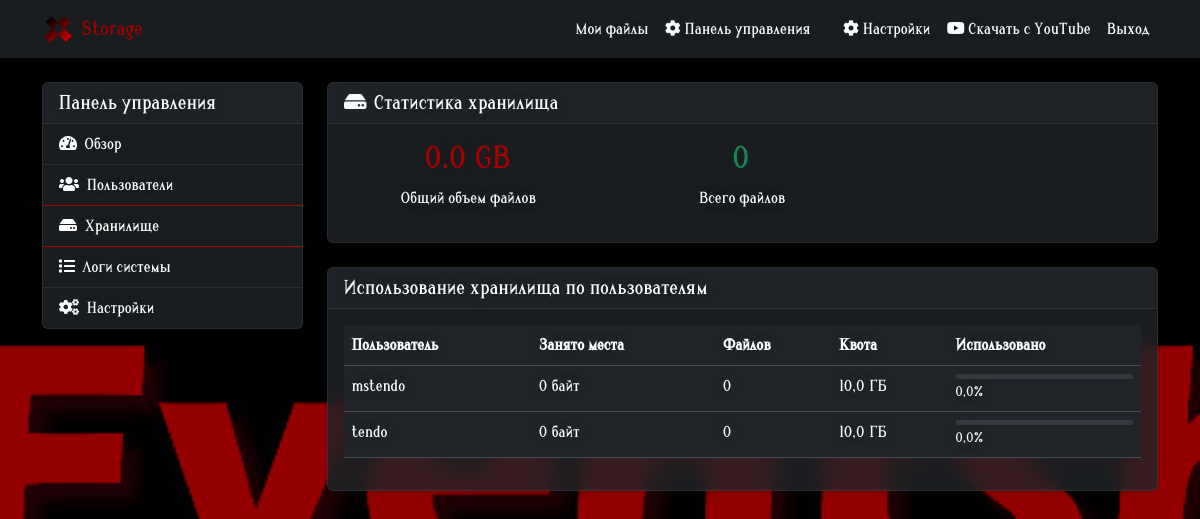
The page /esadmin/storage/ (signed in) on the database its author committed.
### eventshock_auth/models.py (models this page shows, shortened)
class SystemSettings(models.Model):
    site_name = models.CharField(max_length=100, default='eStorage')
    site_logo = models.ImageField(upload_to='system/logo/', null=True, blank=True)
    site_name_color = models.CharField(max_length=7, default='#ffffff', help_text='HEX color code')
    class Meta:
        verbose_name = 'System Settings'
        verbose_name_plural = 'System Settings'
    @classmethod
    def get_settings(cls):
        settings, _ = cls.objects.get_or_create(pk=1)
        return settings

class UserProfile(models.Model):
    user = models.OneToOneField(User, on_delete=models.CASCADE)
    is_oauth_user = models.BooleanField(default=False)
    avatar = models.ImageField(upload_to='avatars/', null=True, blank=True)
    theme = models.CharField(max_length=20, choices=[
        ('light', 'Светлая'),
        ('dark', 'Темная'),
        ('auto', 'Системная')
    ], default='light')
    language = models.CharField(max_length=2, default='ru', choices=[
        ('ru', 'Русский'),
        ('en', 'English'),
        ('ja', '日本語')
    ])
    developer_mode = models.BooleanField(default=False)
    storage_quota = models.BigIntegerField(default=10737418240)  # 10 GB в айтах
    background_image = models.ImageField(upload_to='backgrounds/', null=True, blank=True)
    accent_color = models.CharField(max_length=7, default='#0d6efd',  # Bootstrap primary color
                                  help_text='HEX color code')
    navbar_opacity = models.FloatField(default=1.0)  # Прозрачность навбара
    container_opacity = models.FloatField(default=1.0)  # Прозрачность контейнера
    navbar_color = models.CharField(max_length=7, default='#212529')  # Цвет навбара
    container_color = models.CharField(max_length=7, default='#f8f9fa')  # Цвет контейнеров
    custom_text_color = models.BooleanField(default=False)
    text_color = models.CharField(max_length=7, default='#000000',
                                help_text='HEX color code')
    custom_font = models.FileField(
        upload_to='fonts/',
        null=True,
        blank=True,
        help_text='Поддерживаемые форматы: .ttf, .otf, .woff, .woff2'
    )
    font_family_name = models.CharField(
        max_length=100,
        null=True,
        blank=True,
        help_text='Название шрифта для CSS'
    )
    font_format = models.CharField(
        max_length=20,
        null=True,
        blank=True,
        help_text='Формат шрифта для CSS (truetype, opentype, woff, woff2)'
    )
    def get_used_storage(self):
        from django.db.models import Sum
        from storage.models import UserFile
        total = UserFile.objects.filter(user=self.user).aggregate(
            total=Sum('file_size'))['total'] or 0
        return total
    def get_storage_percent(self):
        used = self.get_used_storage()
        return min(round((used / self.storage_quota) * 100, 1), 100)
    def accent_color_rgb(self):
        color = self.accent_color.lstrip('#')
        return f"{int(color[:2], 16)}, {int(color[2:4], 16)}, {int(color[4:], 16)}"
    def accent_color_darker(self):
        color = self.accent_color.lstrip('#')
        r = max(int(color[:2], 16) - 30, 0)
        g = max(int(color[2:4], 16) - 30, 0)
        b = max(int(color[4:], 16) - 30, 0)
        return f"#{r:02x}{g:02x}{b:02x}"

### eventshock_auth/admin/views.py (the view)
# urls.py: path('storage/', views.storage_stats, name='storage_stats'),
@user_passes_test(is_superuser)
def storage_stats(request):
    total_storage = UserFile.objects.aggregate(total=Sum('file_size'))['total'] or 0
    total_files = UserFile.objects.count()
    users_storage = User.objects.annotate(
        storage_used=Sum('userfile__file_size'),
        files_count=Count('userfile')
    ).order_by('-storage_used')
    context = {
        'active_tab': 'storage',
        'total_storage': f"{total_storage / (1024*1024*1024):.1f} GB",
        'total_files': total_files,
        'users_storage': users_storage
    }
    return render(request, 'eventshock_auth/admin/storage_stats.html', context)

### eventshock_auth/admin/views.py (called while the page is built)
def is_superuser(user):
    return user.is_superuser

### utils/context_processors.py (called while the page is built)
def language_processor(request):
    current_lang = request.LANGUAGE_CODE
    languages = get_available_languages()
    translations = load_language(current_lang)
    return {
        'available_languages': languages,
        'current_language': current_lang,
        't': translations['translations']  # Для удобного доступа к переводам в шаблонах
    }

def system_settings(request):
    return {
        'system_settings': SystemSettings.get_settings()
    }

### utils/localization.py (called while the page is built)
def load_language(lang_code):
    lang_file = os.path.join(settings.BASE_DIR, 'lang', f'{lang_code}.json')
    try:
        with open(lang_file, 'r', encoding='utf-8') as f:
            return json.load(f)
    except FileNotFoundError:
        with open(os.path.join(settings.BASE_DIR, 'lang', 'en.json'), 'r', encoding='utf-8') as f:
            return json.load(f)

def get_available_languages():
    lang_dir = os.path.join(settings.BASE_DIR, 'lang')
    languages = []
    for file in os.listdir(lang_dir):
        if file.endswith('.json'):
            with open(os.path.join(lang_dir, file), 'r', encoding='utf-8') as f:
                lang_data = json.load(f)
                languages.append({
                    'id': lang_data['id'],
                    'name': lang_data['name']
                })
    return languages

### templates/eventshock_auth/admin/storage_stats.html (shortened to what this page needs)
{% extends 'eventshock_auth/admin/base.html' %}
{% block admin_content %}
<div class="card mb-4">
    <div class="card-header">
        <h5 class="mb-0"><i class="fas fa-hdd me-2"></i>Статистика хранилища</h5>
    </div>
    <div class="card-body">
        <div class="row">
            <div class="col-md-4">
                <div class="text-center">
                    <h2 class="text-primary">{{ total_storage }}</h2>
                    <p class="text-muted">Общий объем файлов</p>
                </div>
            </div>
            <div class="col-md-4">
                <div class="text-center">
                    <h2 class="text-success">{{ total_files }}</h2>
                    <p class="text-muted">Всего файлов</p>
                </div>
            </div>
        </div>
    </div>
</div>
<div class="card">
    <div class="card-header">
        <h5 class="mb-0">Использование хранилища по пользователям</h5>
    </div>
    <div class="card-body">
        <div class="table-responsive">
            <table class="table">
                <thead>
                    <tr>
                        <th>Пользователь</th>
                        <th>Занято места</th>
                        <th>Файлов</th>
                        <th>Квота</th>
                        <th>Использовано</th>
                    </tr>
                </thead>
                <tbody>
                    {% for user in users_storage %}
                    <tr>
                        <td>{{ user.username }}</td>
                        <td>{{ user.storage_used|filesizeformat }}</td>
                        <td>{{ user.files_count }}</td>
                        <td>{{ user.userprofile.storage_quota|filesizeformat }}</td>
                        <td>
                            <div class="progress" style="height: 5px;">
                            </div>
                            <small class="text-muted">{{ user.userprofile.get_storage_percent }}%</small>
                        </td>
                    </tr>
                    {% endfor %}
                </tbody>
            </table>
        </div>
    </div>
</div>
{% endblock %}

### templates/base.html (shortened to what this page needs)
<!DOCTYPE html>
<html lang="ru" data-bs-theme="{{ user.userprofile.theme }}">
<head>
    <link href="https://cdn.jsdelivr.net/npm/bootstrap@5.3.0/dist/css/bootstrap.min.css" rel="stylesheet">
    <link rel="stylesheet" href="https://cdnjs.cloudflare.com/ajax/libs/font-awesome/6.0.0/css/all.min.css">
    <link href="https://vjs.zencdn.net/7.20.3/video-js.css" rel="stylesheet" />
    <link href="https://cdn.jsdelivr.net/npm/plyr@3.7.8/dist/plyr.css" rel="stylesheet" />
    <link href="https://cdnjs.cloudflare.com/ajax/libs/medium-zoom/1.0.6/medium-zoom.min.css" rel="stylesheet">
    <link rel="stylesheet" href="https://cdnjs.cloudflare.com/ajax/libs/font-awesome/5.15.4/css/all.min.css">
</head>
<body>
    <nav class="navbar navbar-expand-lg">
        <div class="container">
            <a class="navbar-brand d-flex align-items-center" href="/">
                {% if system_settings.site_logo %}
                    <img src="{{ system_settings.site_logo.url }}" alt="Logo"
                         class="me-2" style="height: 32px;">
                {% endif %}
                <span style="color: {{ system_settings.site_name_color }}">
                    {{ system_settings.site_name }}
                </span>
            </a>
            <div class="collapse navbar-collapse" id="navbarNav">
                <ul class="navbar-nav ms-auto">
                    {% if user.is_authenticated %}
                        <li class="nav-item">
                            <a class="nav-link" href="{% url 'dashboard' %}">{{ t.storage.my_files }}</a>
                        </li>
                        {% if user.is_superuser %}
                        <li class="nav-item">
                            <a class="nav-link" href="{% url 'esadmin:dashboard' %}">
                                <i class="fas fa-cog"></i> {{ t.admin.dashboard }}
                            </a>
                        </li>
                        {% endif %}
                        <li class="nav-item">
                            <a class="nav-link" href="{% url 'manage_accounts' %}">{{ t.settings.linked_accounts }}</a>
                        </li>
                        <li class="nav-item">
                            <a class="nav-link" href="{% url 'settings_profile' %}">
                                <i class="fas fa-cog"></i> {{ t.settings.settings }}
                            </a>
                        </li>
                        <li class="nav-item">
                            <a class="nav-link" href="{% url 'youtube_download' %}">
                                <i class="fab fa-youtube"></i> {{ t.storage.youtube_download }}
                            </a>
                        </li>
                        <li class="nav-item">
                            <a class="nav-link" href="{% url 'logout' %}">{{ t.auth.logout }}</a>
                        </li>
                    {% endif %}
                </ul>
            </div>
        </div>
    </nav>
    <div class="container mt-4">
        <div class="content-container">
            {% block content %}
            {% endblock %}
        </div>
    </div>
</body>
</html>

### templates/base.html (style rules this page uses)
:root { --bs-body-bg: #f8f9fa; --bs-body-color: #212529; --bs-primary: #0d6efd; --bs-link-color: #0d6efd; --bs-link-hover-color: #0d6efd; --bs-navbar-color: #212529; --bs-container-color: #f8f9fa; }
[data-bs-theme="dark"] { --bs-body-bg: #212529; --bs-body-color: #f8f9fa; --bs-border-color: #495057; }
.navbar { background: rgba(var(--bs-body-bg-rgb), 0.5) !important; backdrop-filter: blur(10px); z-index: 8500 !important; }
body { position: relative; }
.card *, .navbar *, .modal * { color: inherit; }
.nav-link { color: var(--bs-body-color) !important; }
.navbar-nav .nav-link { color: var(--bs-body-color) !important; text-shadow: 0 0 10px rgba(var(--bs-body-bg-rgb), 0.5); }
[data-bs-theme="dark"] { --text-color: #f8f9fa; }
.nav-link, .list-group-item, .navbar-nav .nav-link, h1, h2, h3, h4, h5, h6, .text-muted { color: var(--text-color) !important; }
.navbar-nav .nav-link, .settings-nav .nav-link, .list-group-item { text-shadow: 0 0 5px rgba(var(--bs-body-bg-rgb), 0.5); }
body > *:not(.card):not(.navbar):not(.modal):not(script):not(style) { color: var(--adaptive-text-color, var(--bs-body-color)); transition: color 0.3s ease; }
.transparent-text { text-shadow: 0 0 10px rgba(var(--bs-body-bg-rgb), 0.5); }
[data-bs-theme="dark"] .table { color: var(--bs-light) !important; }
[data-bs-theme="dark"] .table td, [data-bs-theme="dark"] .table th { background-color: var(--bs-dark) !important; border-color: var(--bs-gray-700) !important; }

### rows shown on the page
SystemSettings: site_logo (picture), site_name "Storage"

### other values the page prints
{{ t.storage.my_files }} "Мои файлы"
{{ t.admin.dashboard }} "Панель управления"
{{ t.settings.settings }} "Настройки"
{{ t.storage.youtube_download }} "Скачать с YouTube"
{{ t.auth.logout }} "Выход"
{{ total_storage }} "0.0 GB"
{{ total_files }} "0"
{{ user.username }} "mstendo"
{{ user.storage_used|filesizeformat }} "0 байт"
{{ user.files_count }} "0"
{{ user.userprofile.storage_quota|filesizeformat }} "10,0 ГБ"
{{ user.userprofile.get_storage_percent }} "0,0"
{{ user.username }} "tendo"
